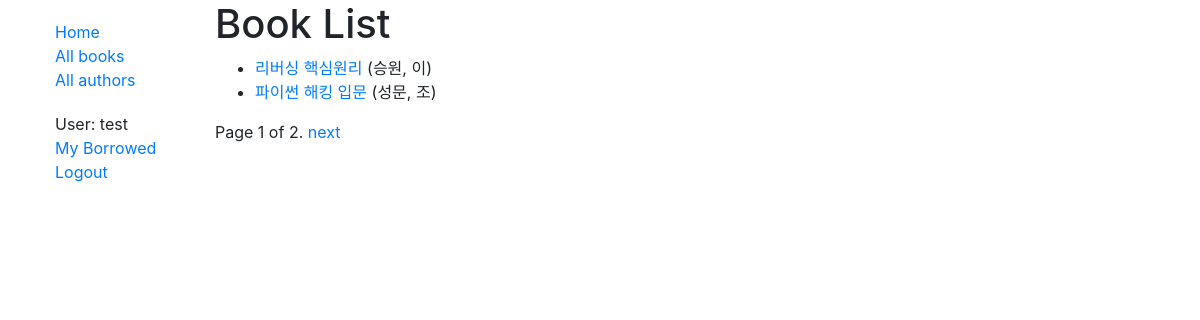
Screenshot of /catalog/books/ (signed in) with the database file from the repository.
### catalog/models.py (models this page shows, shortened)
class Book(models.Model):
    title = models.CharField(max_length=200)
    author = models.ForeignKey('Author', on_delete=models.SET_NULL, null=True)
    summary = models.TextField(max_length=1000, help_text='Enter a brief(짧은) description of the book')
    isbn = models.CharField('ISBN', max_length=13,
                            help_text='13 Character <a href="https://www.isbn-international.org/content/what-isbn">ISBN number</a>')
    genre = models.ManyToManyField(Genre, help_text='Select a genre for this book')
    def get_absolute_url(self):
        return reverse('book-detail', args=[str(self.id)])
    def display_genre(self):
        """Create a string for the Genre. This is required to display genre in Admin."""
        return ', '.join(genre.name for genre in self.genre.all()[:3])
    display_genre.short_description = 'Genre'

class Author(models.Model):
    first_name = models.CharField(max_length=100)
    last_name = models.CharField(max_length=100)
    date_of_birth = models.DateField(null=True, blank=True)
    date_of_death = models.DateField('Died', null=True, blank=True)
    class Meta: # 메타데이터 옵션들은 모델에 무슨 데이터베이스를 사용해야만 하는가 그리고 데이터가 어떻게 저장되는가를 제어합니다.
        ordering = ['last_name', 'first_name']
        permissions = (("can_mark_returned", "Set book as returned"),)
    def __str__(self):
        return f'{self.last_name}, {self.first_name}'

### catalog/views.py (the view)
# urls.py: path('books/', views.BookListView.as_view(), name='books'),
class BookListView(generic.ListView):
    model = Book
    paginate_by = 2

### catalog/templates/catalog/book_list.html
{% extends "base_generic.html" %}
{% block content %}
  <h1>Book List</h1>
  {% if book_list %}
  <ul>
    {% for book in book_list %}
      <li>
        <a href="{{ book.get_absolute_url }}">{{ book.title }}</a> ({{book.author}})
      </li>
    {% endfor %}
  </ul>
  {% else %}
    <p>There are no books in the library.</p>
  {% endif %}
{% endblock %}

### catalog/templates/base_generic.html (shortened to what this page needs)
<!DOCTYPE html>
<html lang="ko">
<head>
  <link rel="stylesheet" href="https://stackpath.bootstrapcdn.com/bootstrap/4.1.3/css/bootstrap.min.css">
  {% load static %}
  <link rel="stylesheet" href="{% static 'css/styles.css' %}">
</head>
<body>
  <div class="container-fluid">
    <div class="row">
      <div class="col-sm-2">
      {% block sidebar %}
        <ul class="sidebar-nav">
          <li><a href="{% url 'index' %}">Home</a></li>
          <li><a href="{% url 'books' %}">All books</a></li>
          <li><a href="{% url 'authors' %}">All authors</a></li>
        </ul>
        <ul class="sidebar-nav">
          {% if user.is_authenticated %}
            <li>User: {{ user.get_username }}</li>
            <li><a href="{% url 'my-borrowed' %}">My Borrowed</a></li>
            <li><a href="{%url 'logout'%}?next={{request.path}}">Logout</a></li>
          {% else %}
            <li><a href="{%url 'login'%}?next={{request.path}}">Login</a></li>
          {% endif %}
        </ul>
     {% endblock %}
      </div>
      <div class="col-sm-10">
      {% block content %}{% endblock %}
        {% block pagination %}
            {% if is_paginated %}
                <div class="pagination">
                    <span class="page-links">
                        <span class="page-current">
                            Page {{ page_obj.number }} of {{ page_obj.paginator.num_pages }}.
                        </span>
                        {% if page_obj.has_next %}
                            <a href="{{ request.path }}?page={{ page_obj.next_page_number }}">next</a>
                        {% endif %}
                    </span>
                </div>
        {% endif %}
      {% endblock %}
      </div>
    </div>
  </div>
</body>
</html>

### catalog/static/css/styles.css (style rules this page uses)
.sidebar-nav { margin-top: 20px; madding: 0; list-style: none; }

### rows the page displays
Book: title "리버싱 핵심원리", author "승원, 이"
Book: title "파이썬 해킹 입문", author "성문, 조"

### other values shown
{{ user.get_username }} "test"
{{ page_obj.number }} "1"
{{ page_obj.paginator.num_pages }} "2"
